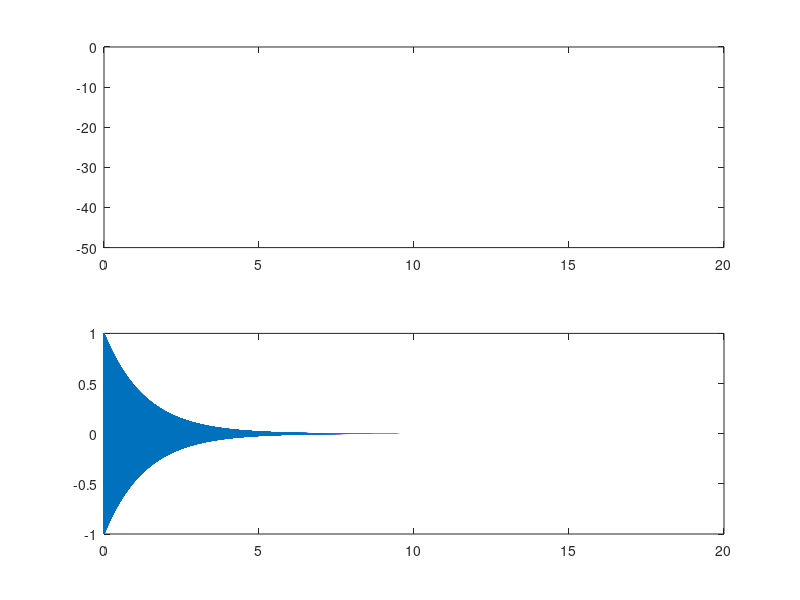

Write the MATLAB code that produced this figure. (Note: this script raises an error after producing the figure.)
%% GENERAL DATA

% Simultaneous measurement of impulse response and
% distortion with a swept-sine technique.
% Hell yeah

f1 = 50;
f2 = 15000;
fs = 48000;

w1 = 2 * pi * f1;
w2 = 2 * pi * f2;

T = 15;
t = linspace(0, T, fs*T);
iterations = 10;

disp("1");

%% GENERATE SINE SWEEP x(t)

% linear sine sweep
%linss = sin(w1 * t + (w2-w1)/T * (t.^2)/2);

% logarithmic sine sweep
logss = sin ( ...
    (w1*t)/log(w2/w1) ...
    .* (exp(t/T*log(w2/w1))-1) ...
);

audiowrite("logss.wav", logss, fs);
plot(t, logss);
%soundsc(logss, fs);

disp("2");

%% GENERATE INVERSE FILTER f(t)

% conv(x(t), f(t)) = d(t) (dirac)
% h(t) = conv(y(t), f(t))
% f(t) is called inverse filter
% farina what do you mean

%d = [1 zeros(1, T*fs-1)];
%[f, remainder] = deconv(logss, d);

f = fliplr(logss);
decay = -6*log2(w2/w1)/T*t; % in dB, from 0 to -6*log2(w2/w1)
env = 10.^(decay/10);
invf = f.*env;

audiowrite("invf.wav", invf, fs);
subplot(2, 1, 1)
plot(t, decay);
subplot(2, 1, 2)
plot(t, invf);

disp("3");

%% PLAY AND RECORD

% load sinesweep
[logss,tempfs] = audioread("logss.wav");
playRec = audioPlayerRecorder(fs);

for i=1:iterations
    pause(.5);
    [tempy,numUnderrun,numOverrun] = playRec(logss);
    %[tempy, numUnderrun, numOverrun] = deal([10,29,31,42,55,65], 1, 1);
    disp([numUnderrun numOverrun]);
    %s = strcat("rec", num2str(i), "_", num2str(numUnderrun), "_", num2str(numOverrun), ".wav");
    s = strcat("rec", num2str(i), ".wav");
    audiowrite(s, tempy, fs);
    pause(.5);
end

release(playRec);

disp("4");

%% READ REC AND CONVOLVE

y = zeros(1, T*fs);
[invf,tempfs] = audioread("invf.wav");

for i=1:iterations
    s = strcat("rec", num2str(i), ".wav");
    [tempy, tempfs] = audioread(s);
    y = y + tempy;
end

y = y / iterations;

h = conv(y, invf);

audiowrite("ir.wav", h, fs);
plot(t, h);

disp("5");
